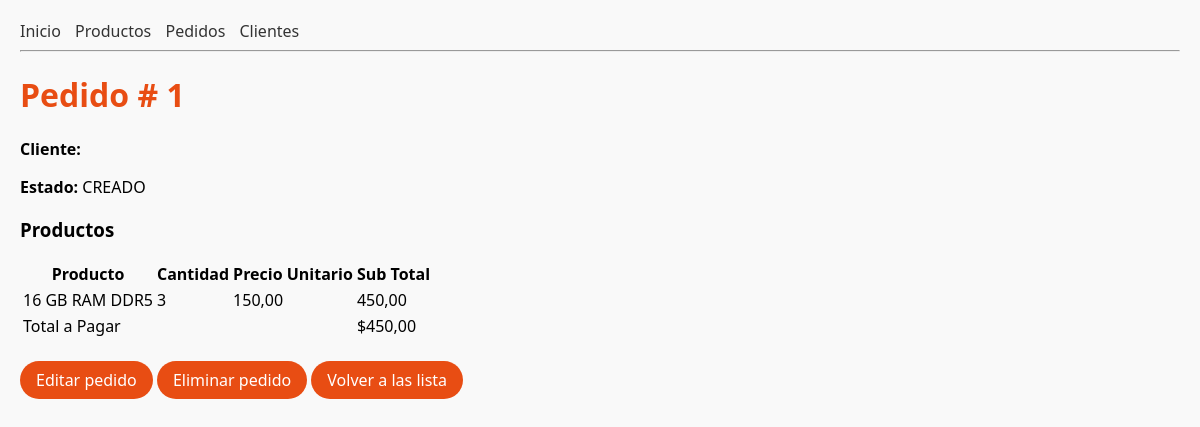
/pedidos/1, run on an earlier commit of the app's database.
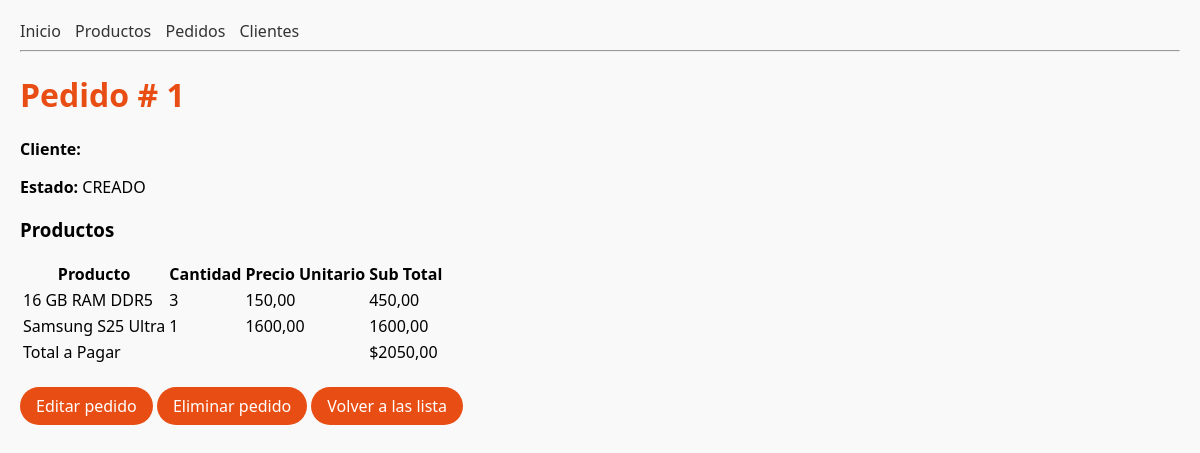
And on a later commit of the database.
### tienda/models.py (models this page shows, shortened)
class PedidoItem(models.Model):
    pedido = models.ForeignKey(Pedido, on_delete=models.CASCADE, related_name="items")
    producto = models.ForeignKey(Producto, on_delete=models.CASCADE, related_name="items")
    cantidad = models.PositiveIntegerField(default=1)
    precio_unitario = models.DecimalField(max_digits=10, decimal_places=2)
    class Meta:
        unique_together= ("pedido", "producto")

class Producto(models.Model):
    nombre = models.CharField(max_length=100)
    descripcion = models.TextField()
    precio = models.DecimalField(max_digits=8, decimal_places=2)
    stock = models.IntegerField(default=1)

### tienda/views.py (the view)
# urls.py: path("pedidos/<int:pk>", views.detalle_pedido, name="detalle_pedido"),
def detalle_pedido(request, pk):
    pedido = get_object_or_404(
        Pedido.objects.select_related("Cliente").prefetch_related("items__producto"), pk=pk)
    items= pedido.items.all()
    total_unidades = sum(it.cantidad for it in items)
    total_pedido = sum(it.cantidad * it.precio_unitario for it in items)
    for it in items:
        it.line_total = it.cantidad * it.precio_unitario
    return render(request, "tienda/detalle_pedido.html", {"pedido":pedido, "items": items, "total_unidades":total_unidades, "total_pedido": total_pedido,  })

### tienda/templates/tienda/detalle_pedido.html (shortened to what this page needs)
{% extends "tienda/base.html" %}
{% load django_browser_reload %}
{% block content %}
    <h1>Pedido # {{pedido.id}}</h1>
    <p><b>Cliente: </b> {{  pedido.cliente.nombre  }}</p>
    <p><b>Estado: </b> {{  pedido.estado  }}</p>
    <h3> Productos  </h3>
    {% if items %}
        <table>
            <thead>
            <tr>
                <th class="encabezado">Producto</th>
                <th class="encabezado">Cantidad</th>
                <th class="encabezado">Precio Unitario</th>
                <th class="encabezado">Sub Total</th>
            </tr>
        </thead>
        <tbody>
            {% for it in items %}
                <tr>
                    <td>{{ it.producto.nombre}}</td>
                    <td>{{ it.cantidad}}</td>
                    <td>{{ it.precio_unitario|floatformat:2}}</td>
                    <td>{{ it.line_total|floatformat:2}}</td>
                </tr>
                {% empty %}
                <tr>
                    <td colspan="4"> Este pedido no tiene Ítems</td>
                </tr>
            {% endfor %}
            </tbody>
            <tfood>
                <td colspan="3"> Total a Pagar</td>
                <td> ${{ total_pedido|floatformat:2 }}</td>
            </tfood>
        </table>
    {% else %}
    <p>Este pedido no tien Ítems.</p>
    {% endif %}
    <p>
        <a href="{% url 'tienda:editar_pedido_items' pedido.pk %}" class="btn primary">Editar pedido</a>
        <a href="{% url 'tienda:eliminar_pedido' pedido.pk %}" class="btn primary">Eliminar pedido</a>
        <a href="{% url 'tienda:lista_pedidos' %}" class="btn primary">Volver a las lista</a>
    </p>
{% endblock %}

What changed in the data, as far as the page shows it:
added PedidoItem: producto.nombre "Samsung S25 Ultra", cantidad "1", precio_unitario "1600,00", line_total "1600,00"
Also different on the page:
{{ total_pedido|floatformat:2 }}: "450,00" → "2050,00"
